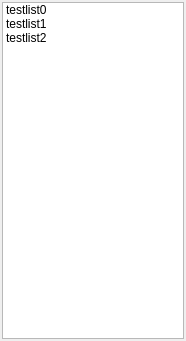
<?xml version="1.0" encoding="UTF-8"?>
<ui version="4.0">
 <class>PlayListWgt</class>
 <widget class="QWidget" name="PlayListWgt">
  <property name="geometry">
   <rect>
    <x>0</x>
    <y>0</y>
    <width>186</width>
    <height>341</height>
   </rect>
  </property>
  <property name="windowTitle">
   <string>Form</string>
  </property>
  <layout class="QVBoxLayout" name="verticalLayout">
   <property name="leftMargin">
    <number>2</number>
   </property>
   <property name="topMargin">
    <number>2</number>
   </property>
   <property name="rightMargin">
    <number>2</number>
   </property>
   <property name="bottomMargin">
    <number>2</number>
   </property>
   <item>
    <widget class="MediaList" name="List">
     <property name="focusPolicy">
      <enum>Qt::NoFocus</enum>
     </property>
     <property name="verticalScrollBarPolicy">
      <enum>Qt::ScrollBarAsNeeded</enum>
     </property>
     <property name="horizontalScrollBarPolicy">
      <enum>Qt::ScrollBarAlwaysOff</enum>
     </property>
     <item>
      <property name="text">
       <string>testlist0</string>
      </property>
     </item>
     <item>
      <property name="text">
       <string>testlist1</string>
      </property>
     </item>
     <item>
      <property name="text">
       <string>testlist2</string>
      </property>
     </item>
    </widget>
   </item>
  </layout>
 </widget>
 <customwidgets>
  <customwidget>
   <class>MediaList</class>
   <extends>QListWidget</extends>
   <header>media_list.h</header>
  </customwidget>
 </customwidgets>
 <resources/>
 <connections/>
</ui>
